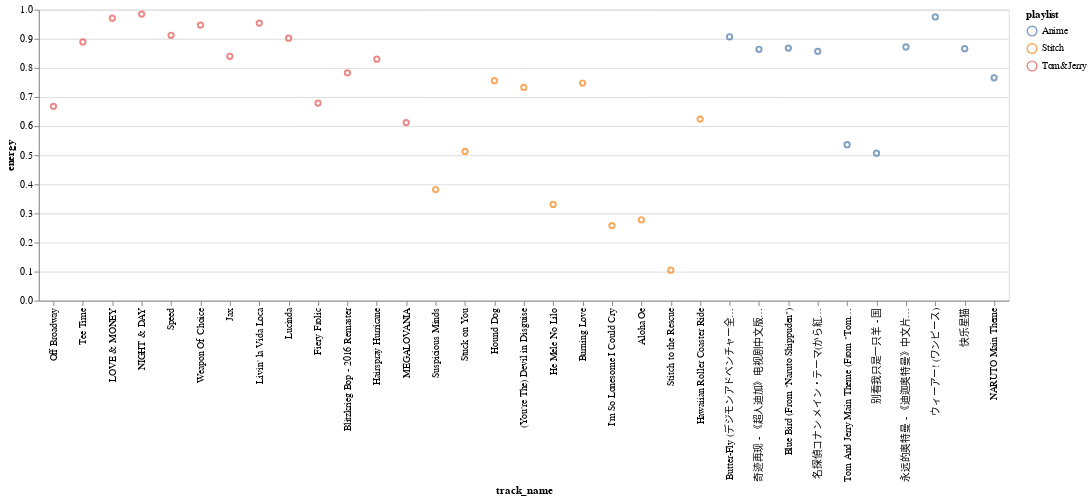

The notebook cell saved with this chart:
### Markdown cell above
###### Scatter Plot 1: Energy
This visualize both the individual and combined playlists for the attribute "energy".

### Code cell
alt.Chart(all_tracks_features).mark_point().encode(
    x=alt.X("track_name", sort=None),
    y='energy',
    color="playlist",
    tooltip=["artist", "track_name"]
).properties(
    width=1000
)

### Figure 1 — Vega-Lite specification as saved in the notebook (floating-point values rounded to 4 significant figures)
{"config": {"view": {"continuousWidth": 400, "continuousHeight": 300}}, "data": {"name": "data-98f35840716c9cbeaf65220bd48136be"}, "mark": "point", "encoding": {"color": {"type": "nominal", "field": "playlist"}, "tooltip": [{"type": "nominal", "field": "artist"}, {"type": "nominal", "field": "track_name"}], "x": {"type": "nominal", "field": "track_name", "sort": null}, "y": {"type": "quantitative", "field": "energy"}}, "width": 1000, "$schema": "https://vega.github.io/schema/vega-lite/v4.8.1.json", "datasets": {"data-98f35840716c9cbeaf65220bd48136be": [{"artist": "Various Artists", "album": "It's Always Sunny In Philadelphia (Music from the Original FX Series)", "track_name": "Off Broadway", "track_id": "7uSWYgt3MmFjLshyRdIgPL", "danceability": 0.602, "energy": 0.668, "key": 2, "loudness": -8.71, "mode": 1, "speechiness": 0.0352, "instrumentalness": 0.876, "liveness": 0.462, "valence": 0.849, "tempo": 150.1, "duration_ms": 150635, "time_signature": 4, "playlist": "Tom&Jerry"}, {"artist": "Vulfpeck", "album": "Mr Finish Line", "track_name": "Tee Time", "track_id": "3XxpR8oXqq5Km5X4LlS0pi", "danceability": 0.578, "energy": 0.889, "key": 6, "loudness": -9.708, "mode": 1, "speechiness": 0.0348, "instrumentalness": 0.73, "liveness": 0.0984, "valence": 0.868, "tempo": 141.0, "duration_ms": 169004, "time_signature": 4, "playlist": "Tom&Jerry"}, {"artist": "Various Artists", "album": "SUPER EUROBEAT presents INITIAL D 〜D SELECTION 2〜", "track_name": "LOVE & MONEY", "track_id": "16211VKpjM4Hh3MfIlcu4s", "danceability": 0.564, "energy": 0.971, "key": 9, "loudness": -5.338, "mode": 0, "speechiness": 0.0362, "instrumentalness": 0.132, "liveness": 0.223, "valence": 0.961, "tempo": 155.4, "duration_ms": 299933, "time_signature": 4, "playlist": "Tom&Jerry"}, {"artist": "Various Artists", "album": "SUPER EUROBEAT presents INITIAL D〜D SELECTION 3〜", "track_name": "NIGHT & DAY", "track_id": "1tYWuxQgXJqA4L4jACzjcK", "danceability": 0.38, "energy": 0.985, "key": 1, "loudness": -5.074, "mode": 0, "speechiness": 0.0548, "instrumentalness": 5.3e-05, "liveness": 0.226, "valence": 0.871, "tempo": 75.66, "duration_ms": 311300, "time_signature": 4, "playlist": "Tom&Jerry"}, {"artist": "Various Artists", "album": "The Fast And The Furious: Tokyo Drift (Original Motion Picture Soundtrack)", "track_name": "Speed", "track_id": "5EbTHYIQQtNNMloPNirkKi", "danceability": 0.413, "energy": 0.912, "key": 4, "loudness": -5.092, "mode": 0, "speechiness": 0.0878, "instrumentalness": 0.0203, "liveness": 0.14, "valence": 0.497, "tempo": 165.2, "duration_ms": 168587, "time_signature": 4, "playlist": "Tom&Jerry"}, {"artist": "Fatboy Slim", "album": "The Greatest Hits: Why Try Harder", "track_name": "Weapon Of Choice", "track_id": "08kB9HSfrcIi83rymwgjMz", "danceability": 0.626, "energy": 0.947, "key": 8, "loudness": -4.608, "mode": 0, "speechiness": 0.057, "instrumentalness": 0.78, "liveness": 0.209, "valence": 0.959, "tempo": 196.0, "duration_ms": 219813, "time_signature": 4, "playlist": "Tom&Jerry"}, {"artist": "Cory Wong", "album": "The Optimist", "track_name": "Jax", "track_id": "39PRMLzu72Nz6lSOCF3bWN", "danceability": 0.781, "energy": 0.84, "key": 5, "loudness": -7.689, "mode": 1, "speechiness": 0.0578, "instrumentalness": 0.834, "liveness": 0.0505, "valence": 0.698, "tempo": 112.0, "duration_ms": 252253, "time_signature": 4, "playlist": "Tom&Jerry"}, {"artist": "Ricky Martin", "album": "Ricky Martin", "track_name": "Livin' la Vida Loca", "track_id": "0Ph6L4l8dYUuXFmb71Ajnd", "danceability": 0.425, "energy": 0.954, "key": 1, "loudness": -3.756, "mode": 0, "speechiness": 0.0476, "instrumentalness": 0.0, "liveness": 0.0555, "valence": 0.933, "tempo": 178.0, "duration_ms": 243160, "time_signature": 4, "playlist": "Tom&Jerry"}, {"artist": "A Certain Ratio", "album": "Sextet", "track_name": "Lucinda", "track_id": "7km2akG0G3Z5STqoKrHZPf", "danceability": 0.69, "energy": 0.902, "key": 2, "loudness": -6.632, "mode": 1, "speechiness": 0.0686, "instrumentalness": 0.833, "liveness": 0.0923, "valence": 0.783, "tempo": 124.9, "duration_ms": 234813, "time_signature": 4, "playlist": "Tom&Jerry"}, {"artist": "Kristofer Maddigan", "album": "Cuphead (Original Soundtrack)", "track_name": "Fiery Frolic", "track_id": "02h2lqTc872LnYQ7TOFMmF", "danceability": 0.607, "energy": 0.679, "key": 7, "loudness": -6.221, "mode": 0, "speechiness": 0.114, "instrumentalness": 0.659, "liveness": 0.336, "valence": 0.715, "tempo": 150.2, "duration_ms": 217627, "time_signature": 4, "playlist": "Tom&Jerry"}, {"artist": "Ramones", "album": "Ramones (40th Anniversary Deluxe Edition; 2016 Remaster)", "track_name": "Blitzkrieg Bop - 2016 Remaster", "track_id": "4KcH1ZRV2W1q7Flq0QqC76", "danceability": 0.385, "energy": 0.783, "key": 9, "loudness": -2.533, "mode": 1, "speechiness": 0.233, "instrumentalness": 0.47, "liveness": 0.108, "valence": 0.902, "tempo": 176.7, "duration_ms": 134467, "time_signature": 4, "playlist": "Tom&Jerry"}, {"artist": "Carpenter Brut", "album": "Leather Teeth", "track_name": "Hairspray Hurricane", "track_id": "2x11x3cBABgQUDNMtTxMch", "danceability": 0.38, "energy": 0.83, "key": 2, "loudness": -3.742, "mode": 1, "speechiness": 0.0533, "instrumentalness": 0.934, "liveness": 0.275, "valence": 0.102, "tempo": 92.59, "duration_ms": 331507, "time_signature": 4, "playlist": "Tom&Jerry"}, {"artist": "Toby Fox", "album": "UNDERTALE Soundtrack", "track_name": "MEGALOVANIA", "track_id": "2WpstnkNuH6dUnm3fVLCpU", "danceability": 0.715, "energy": 0.612, "key": 7, "loudness": -9.85, "mode": 1, "speechiness": 0.0515, "instrumentalness": 0.864, "liveness": 0.0387, "valence": 0.95, "tempo": 120.0, "duration_ms": 156000, "time_signature": 4, "playlist": "Tom&Jerry"}, {"artist": "Elvis Presley", "album": "From Elvis in Memphis", "track_name": "Suspicious Minds", "track_id": "1H5IfYyIIAlgDX8zguUzns", "danceability": 0.487, "energy": 0.382, "key": 7, "loudness": -10.89, "mode": 1, "speechiness": 0.0309, "instrumentalness": 4.74e-06, "liveness": 0.411, "valence": 0.714, "tempo": 116.6, "duration_ms": 261280, "time_signature": 4, "playlist": "Stitch"}, {"artist": "Elvis Presley", "album": "Elvis' Golden Records, Vol. 3", "track_name": "Stuck on You", "track_id": "39zODpVtRvghMyfNjZ3BVK", "danceability": 0.647, "energy": 0.513, "key": 7, "loudness": -12.37, "mode": 1, "speechiness": 0.0421, "instrumentalness": 8.64e-06, "liveness": 0.108, "valence": 0.955, "tempo": 131.6, "duration_ms": 139640, "time_signature": 4, "playlist": "Stitch"}, {"artist": "Elvis Presley", "album": "Elvis' Golden Records", "track_name": "Hound Dog", "track_id": "64Ny7djQ6rNJspquof2KoX", "danceability": 0.494, "energy": 0.756, "key": 0, "loudness": -8.492, "mode": 1, "speechiness": 0.0499, "instrumentalness": 0.00505, "liveness": 0.76, "valence": 0.949, "tempo": 86.89, "duration_ms": 136027, "time_signature": 4, "playlist": "Stitch"}, {"artist": "Elvis Presley", "album": "Elvis 30 #1 Hits", "track_name": "(You're The) Devil in Disguise", "track_id": "0D1pEisM3QkiacGXJe5dmd", "danceability": 0.481, "energy": 0.733, "key": 5, "loudness": -7.633, "mode": 1, "speechiness": 0.165, "instrumentalness": 1.18e-05, "liveness": 0.108, "valence": 0.874, "tempo": 122.9, "duration_ms": 140427, "time_signature": 4, "playlist": "Stitch"}, {"artist": "Various Artists", "album": "Lilo & Stitch", "track_name": "He Mele No Lilo", "track_id": "3G9ZnSjGYyHx7e221v0qse", "danceability": 0.73, "energy": 0.331, "key": 2, "loudness": -12.43, "mode": 1, "speechiness": 0.0429, "instrumentalness": 0.000286, "liveness": 0.104, "valence": 0.394, "tempo": 126.6, "duration_ms": 148133, "time_signature": 4, "playlist": "Stitch"}, {"artist": "Elvis Presley", "album": "Elvis (Fool)", "track_name": "Burning Love", "track_id": "7zMUCLm1TN9o9JlLISztxO", "danceability": 0.66, "energy": 0.748, "key": 2, "loudness": -11.21, "mode": 1, "speechiness": 0.0284, "instrumentalness": 0.00585, "liveness": 0.283, "valence": 0.972, "tempo": 143.5, "duration_ms": 170293, "time_signature": 4, "playlist": "Stitch"}, {"artist": "Hank Williams", "album": "The Legend Lives Anew: Hank Williams, Sr. With Strings", "track_name": "I'm So Lonesome I Could Cry", "track_id": "4tj7IsJrn4MvesuhoY0JBy", "danceability": 0.524, "energy": 0.258, "key": 4, "loudness": -14.83, "mode": 1, "speechiness": 0.0287, "instrumentalness": 0.00164, "liveness": 0.328, "valence": 0.349, "tempo": 111.9, "duration_ms": 169067, "time_signature": 3, "playlist": "Stitch"}, {"artist": "Elvis Presley", "album": "Blue Hawaii", "track_name": "Aloha Oe", "track_id": "0a1OAjVB17jFlGegbhpQig", "danceability": 0.287, "energy": 0.278, "key": 7, "loudness": -15.65, "mode": 1, "speechiness": 0.0337, "instrumentalness": 5.35e-05, "liveness": 0.194, "valence": 0.254, "tempo": 98.77, "duration_ms": 114227, "time_signature": 3, "playlist": "Stitch"}, {"artist": "Various Artists", "album": "Lilo & Stitch", "track_name": "Stitch to the Rescue", "track_id": "1616uIpy5KwVqnKtIuyhcu", "danceability": 0.182, "energy": 0.105, "key": 2, "loudness": -18.31, "mode": 1, "speechiness": 0.0377, "instrumentalness": 0.518, "liveness": 0.0713, "valence": 0.0351, "tempo": 78.76, "duration_ms": 354827, "time_signature": 4, "playlist": "Stitch"}, {"artist": "Various Artists", "album": "Lilo & Stitch", "track_name": "Hawaiian Roller Coaster Ride", "track_id": "7GmiJVBAzWNikX5VkNQg85", "danceability": 0.702, "energy": 0.624, "key": 5, "loudness": -9.927, "mode": 1, "speechiness": 0.0285, "instrumentalness": 0.0152, "liveness": 0.0669, "valence": 0.947, "tempo": 114.5, "duration_ms": 208227, "time_signature": 4, "playlist": "Stitch"}, {"artist": "Various Artists", "album": "熱烈!アニソン魂 THE BEST カバー楽曲集 TVアニメシリーズ「デジモンシリーズ」 vol.1", "track_name": "Butter-Fly (デジモンアドベンチャー全話OP)", "track_id": "4A3G4Chh8DTJftwJEf5tOp", "danceability": 0.472, "energy": 0.907, "key": 2, "loudness": -4.545, "mode": 1, "speechiness": 0.0546, "instrumentalness": 0, "liveness": 0.0645, "valence": 0.441, "tempo": 165.0, "duration_ms": 257950, "time_signature": 4, "playlist": "Anime"}, {"artist": "毛毛", "album": "迪迦奥特曼", "track_name": "奇迹再现 - 《超人迪加》电视剧中文版片头曲", "track_id": "3zAieIyKyNODQn6y2sxbFq", "danceability": 0.457, "energy": 0.864, "key": 9, "loudness": -5.9, "mode": 1, "speechiness": 0.0838, "instrumentalness": 0, "liveness": 0.374, "valence": 0.441, "tempo": 159.8, "duration_ms": 236042, "time_signature": 4, "playlist": "Anime"}, {"artist": "Akano", "album": "Blue Bird (From \"Naruto Shippuden\")", "track_name": "Blue Bird (From \"Naruto Shippuden\")", "track_id": "1bEnIDpwKsyhDauHVoMz6t", "danceability": 0.594, "energy": 0.868, "key": 6, "loudness": -3.286, "mode": 0, "speechiness": 0.0606, "instrumentalness": 0, "liveness": 0.209, "valence": 0.691, "tempo": 152.0, "duration_ms": 100201, "time_signature": 4, "playlist": "Anime"}, {"artist": "Katsuo Ohno", "album": "「名探偵コナン から紅の恋歌」オリジナル・サウンドトラック", "track_name": "名探偵コナン メイン・テーマ(から紅ヴァージョン)", "track_id": "0RyQvri8BbQYChVVXSJnnL", "danceability": 0.269, "energy": 0.857, "key": 5, "loudness": -3.963, "mode": 0, "speechiness": 0.0495, "instrumentalness": 0.654, "liveness": 0.218, "valence": 0.689, "tempo": 131.9, "duration_ms": 186907, "time_signature": 4, "playlist": "Anime"}, {"artist": "Geek Music", "album": "Tom And Jerry Main Theme (From \"Tom And Jerry\")", "track_name": "Tom And Jerry Main Theme (From \"Tom And Jerry\")", "track_id": "5sFKd7dVlGoOuXl2usSZuW", "danceability": 0.544, "energy": 0.536, "key": 5, "loudness": -8.701, "mode": 1, "speechiness": 0.0357, "instrumentalness": 0.768, "liveness": 0.493, "valence": 0.514, "tempo": 156.0, "duration_ms": 65736, "time_signature": 3, "playlist": "Anime"}, {"artist": "Various Artists", "album": "喜羊羊与灰太狼之虎虎生威电影原声大碟", "track_name": "别看我只是一只羊 - 国", "track_id": "1gn9wcyLBChQcC3q7tKK8F", "danceability": 0.827, "energy": 0.507, "key": 0, "loudness": -6.392, "mode": 1, "speechiness": 0.0433, "instrumentalness": 0, "liveness": 0.068, "valence": 0.696, "tempo": 126.0, "duration_ms": 186467, "time_signature": 4, "playlist": "Anime"}, {"artist": "毛毛", "album": "迪迦奥特曼", "track_name": "永远的奥特曼 - 《迪迦奥特曼》中文片尾曲", "track_id": "4MskqNyksAQvAqnHEJmhTg", "danceability": 0.662, "energy": 0.872, "key": 4, "loudness": -6.223, "mode": 1, "speechiness": 0.0402, "instrumentalness": 2.11e-05, "liveness": 0.217, "valence": 0.579, "tempo": 130.0, "duration_ms": 197120, "time_signature": 4, "playlist": "Anime"}, {"artist": "Various Artists", "album": "アニソンLive大全集 熱烈!アニソン魂「アニたまLive」vol.1 in AJF 2004", "track_name": "ウィーアー! (ワンピース)", "track_id": "42esJ6BgSoV1DS3Onns03h", "danceability": 0.332, "energy": 0.975, "key": 8, "loudness": -6.182, "mode": 1, "speechiness": 0.106, "instrumentalness": 0, "liveness": 0.981, "valence": 0.268, "tempo": 167.9, "duration_ms": 262013, "time_signature": 4, "playlist": "Anime"}, {"artist": "牛奶@咖啡", "album": "越长大越孤单", "track_name": "快乐星猫", "track_id": "4Qzuh2Jp6MlIGjQPtYbZqi", "danceability": 0.543, "energy": 0.866, "key": 2, "loudness": -4.925, "mode": 1, "speechiness": 0.0689, "instrumentalness": 0, "liveness": 0.0236, "valence": 0.453, "tempo": 160.0, "duration_ms": 194160, "time_signature": 4, "playlist": "Anime"}, {"artist": "Toshio Masuda", "album": "NARUTO -ナルト- オリジナルサウンドトラック", "track_name": "NARUTO Main Theme", "track_id": "5kKloaKFvAuDNFi8m52hxy", "danceability": 0.525, "energy": 0.766, "key": 4, "loudness": -8.448, "mode": 0, "speechiness": 0.0438, "instrumentalness": 0.00235, "liveness": 0.125, "valence": 0.383, "tempo": 120.0, "duration_ms": 266920, "time_signature": 4, "playlist": "Anime"}]}}
